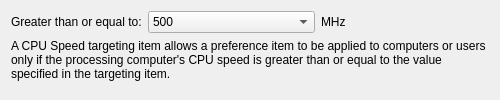
<?xml version="1.0" encoding="UTF-8"?>
<ui version="4.0">
 <class>CPUSpeedWidget</class>
 <widget class="QWidget" name="CPUSpeedWidget">
  <property name="geometry">
   <rect>
    <x>0</x>
    <y>0</y>
    <width>500</width>
    <height>100</height>
   </rect>
  </property>
  <property name="sizePolicy">
   <sizepolicy hsizetype="Preferred" vsizetype="Preferred">
    <horstretch>0</horstretch>
    <verstretch>0</verstretch>
   </sizepolicy>
  </property>
  <property name="minimumSize">
   <size>
    <width>500</width>
    <height>100</height>
   </size>
  </property>
  <property name="windowTitle">
   <string/>
  </property>
  <layout class="QGridLayout" name="gridLayout">
   <item row="1" column="0" colspan="3">
    <widget class="QLabel" name="label">
     <property name="text">
      <string>A CPU Speed targeting item allows a preference item to be applied to computers or users only if the processing computer's CPU speed is greater than or equal to the value specified in the targeting item.</string>
     </property>
     <property name="wordWrap">
      <bool>true</bool>
     </property>
    </widget>
   </item>
   <item row="0" column="2">
    <widget class="QLabel" name="mhzLabel">
     <property name="text">
      <string>MHz</string>
     </property>
    </widget>
   </item>
   <item row="2" column="0" colspan="3">
    <spacer name="verticalSpacer">
     <property name="orientation">
      <enum>Qt::Vertical</enum>
     </property>
     <property name="sizeHint" stdset="0">
      <size>
       <width>558</width>
       <height>137</height>
      </size>
     </property>
    </spacer>
   </item>
   <item row="0" column="1">
    <widget class="QComboBox" name="mhzComboBox">
     <item>
      <property name="text">
       <string>500</string>
      </property>
     </item>
     <item>
      <property name="text">
       <string>1000</string>
      </property>
     </item>
     <item>
      <property name="text">
       <string>2000</string>
      </property>
     </item>
     <item>
      <property name="text">
       <string>3000</string>
      </property>
     </item>
     <item>
      <property name="text">
       <string>4000</string>
      </property>
     </item>
    </widget>
   </item>
   <item row="0" column="0">
    <widget class="QLabel" name="equalLabel">
     <property name="sizePolicy">
      <sizepolicy hsizetype="Maximum" vsizetype="Preferred">
       <horstretch>0</horstretch>
       <verstretch>0</verstretch>
      </sizepolicy>
     </property>
     <property name="text">
      <string>Greater than or equal to:</string>
     </property>
     <property name="buddy">
      <cstring>mhzComboBox</cstring>
     </property>
    </widget>
   </item>
  </layout>
 </widget>
 <resources/>
 <connections/>
</ui>
